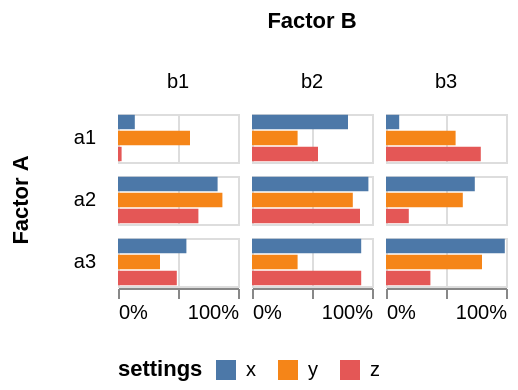

Express this chart as Vega-Lite.
### Vega specification from a JSON file in a GitHub repository (floating-point values rounded to 4 significant figures)
{"$schema": "https://vega.github.io/schema/vega/v5.json", "description": "A simple grid of bar charts to compare performance data.", "background": "white", "padding": 5, "data": [{"name": "source_0", "values": [{"a": "a1", "b": "b1", "c": "x", "p": "0.14"}, {"a": "a1", "b": "b1", "c": "y", "p": "0.60"}, {"a": "a1", "b": "b1", "c": "z", "p": "0.03"}, {"a": "a1", "b": "b2", "c": "x", "p": "0.80"}, {"a": "a1", "b": "b2", "c": "y", "p": "0.38"}, {"a": "a1", "b": "b2", "c": "z", "p": "0.55"}, {"a": "a1", "b": "b3", "c": "x", "p": "0.11"}, {"a": "a1", "b": "b3", "c": "y", "p": "0.58"}, {"a": "a1", "b": "b3", "c": "z", "p": "0.79"}, {"a": "a2", "b": "b1", "c": "x", "p": "0.83"}, {"a": "a2", "b": "b1", "c": "y", "p": "0.87"}, {"a": "a2", "b": "b1", "c": "z", "p": "0.67"}, {"a": "a2", "b": "b2", "c": "x", "p": "0.97"}, {"a": "a2", "b": "b2", "c": "y", "p": "0.84"}, {"a": "a2", "b": "b2", "c": "z", "p": "0.90"}, {"a": "a2", "b": "b3", "c": "x", "p": "0.74"}, {"a": "a2", "b": "b3", "c": "y", "p": "0.64"}, {"a": "a2", "b": "b3", "c": "z", "p": "0.19"}, {"a": "a3", "b": "b1", "c": "x", "p": "0.57"}, {"a": "a3", "b": "b1", "c": "y", "p": "0.35"}, {"a": "a3", "b": "b1", "c": "z", "p": "0.49"}, {"a": "a3", "b": "b2", "c": "x", "p": "0.91"}, {"a": "a3", "b": "b2", "c": "y", "p": "0.38"}, {"a": "a3", "b": "b2", "c": "z", "p": "0.91"}, {"a": "a3", "b": "b3", "c": "x", "p": "0.99"}, {"a": "a3", "b": "b3", "c": "y", "p": "0.80"}, {"a": "a3", "b": "b3", "c": "z", "p": "0.37"}]}, {"name": "data_0", "source": "source_0", "transform": [{"type": "filter", "expr": "isValid(datum[\"p\"]) && isFinite(+datum[\"p\"])"}]}, {"name": "column_domain", "source": "data_0", "transform": [{"type": "aggregate", "groupby": ["b"]}]}, {"name": "row_domain", "source": "data_0", "transform": [{"type": "aggregate", "groupby": ["a"]}]}], "signals": [{"name": "child_width", "value": 60}, {"name": "y_step", "value": 8}, {"name": "child_height", "update": "bandspace(domain('y').length, 0.1, 0.05) * y_step"}], "layout": {"padding": 5, "offset": {"rowTitle": 10, "columnTitle": 10}, "columns": {"signal": "length(data('column_domain'))"}, "bounds": "full", "align": "all"}, "marks": [{"name": "row-title", "type": "group", "role": "row-title", "title": {"text": "Factor A", "orient": "left", "style": "guide-title", "offset": 10}}, {"name": "column-title", "type": "group", "role": "column-title", "title": {"text": "Factor B", "style": "guide-title", "offset": 10}}, {"name": "row_header", "type": "group", "role": "row-header", "from": {"data": "row_domain"}, "sort": {"field": "datum[\"a\"]", "order": "ascending"}, "title": {"text": {"signal": "isValid(parent[\"a\"]) ? parent[\"a\"] : \"\"+parent[\"a\"]"}, "orient": "left", "style": "guide-label", "frame": "group", "baseline": "middle", "align": "left", "angle": 0, "offset": 10}, "encode": {"update": {"height": {"signal": "child_height"}}}}, {"name": "column_header", "type": "group", "role": "column-header", "from": {"data": "column_domain"}, "sort": {"field": "datum[\"b\"]", "order": "ascending"}, "title": {"text": {"signal": "isValid(parent[\"b\"]) ? parent[\"b\"] : \"\"+parent[\"b\"]"}, "style": "guide-label", "frame": "group", "offset": 10}, "encode": {"update": {"width": {"signal": "child_width"}}}}, {"name": "column_footer", "type": "group", "role": "column-footer", "from": {"data": "column_domain"}, "sort": {"field": "datum[\"b\"]", "order": "ascending"}, "encode": {"update": {"width": {"signal": "child_width"}}}, "axes": [{"scale": "x", "orient": "bottom", "grid": false, "format": "%", "labelFlush": true, "labelOverlap": true, "tickCount": {"signal": "ceil(child_width/40)"}, "zindex": 0}]}, {"name": "cell", "type": "group", "style": "cell", "from": {"facet": {"name": "facet", "data": "data_0", "groupby": ["a", "b"], "aggregate": {"cross": true}}}, "sort": {"field": ["datum[\"a\"]", "datum[\"b\"]"], "order": ["ascending", "ascending"]}, "encode": {"update": {"width": {"signal": "child_width"}, "height": {"signal": "child_height"}}}, "marks": [{"name": "child_marks", "type": "rect", "style": ["bar"], "from": {"data": "facet"}, "encode": {"update": {"fill": {"scale": "color", "field": "c"}, "x": {"scale": "x", "field": "p"}, "x2": {"scale": "x", "value": 0}, "y": {"scale": "y", "field": "c"}, "height": {"scale": "y", "band": 1}}}}], "axes": [{"scale": "x", "orient": "bottom", "gridScale": "y", "grid": true, "tickCount": {"signal": "ceil(child_width/40)"}, "domain": false, "labels": false, "maxExtent": 0, "minExtent": 0, "ticks": false, "zindex": 0}]}], "scales": [{"name": "x", "type": "linear", "domain": {"data": "data_0", "field": "p"}, "range": [0, {"signal": "child_width"}], "nice": true, "zero": true}, {"name": "y", "type": "band", "domain": {"data": "data_0", "field": "c", "sort": true}, "range": {"step": {"signal": "y_step"}}, "paddingInner": 0.1, "paddingOuter": 0.05}, {"name": "color", "type": "ordinal", "domain": {"data": "data_0", "field": "c", "sort": true}, "range": "category"}], "legends": [{"orient": "bottom", "title": "settings", "titleOrient": "left", "fill": "color", "direction": "horizontal", "symbolType": "square"}]}
